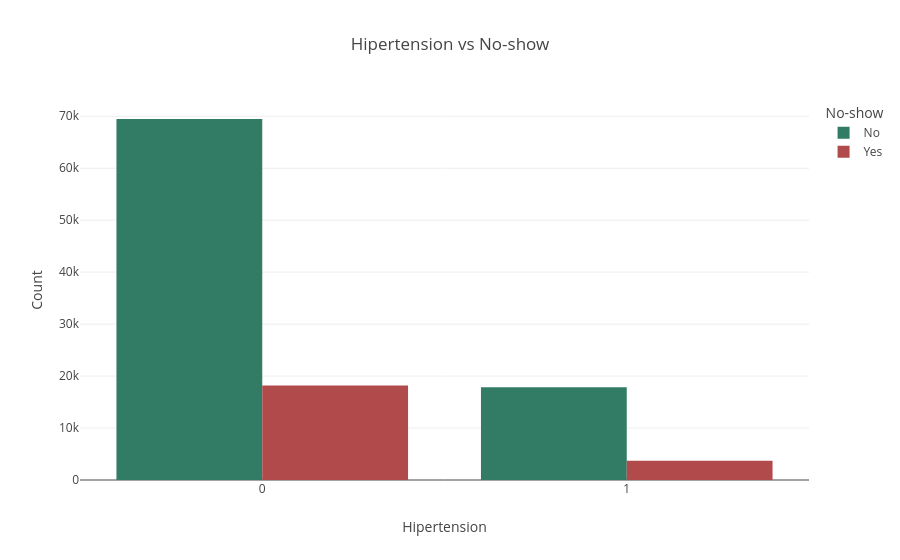
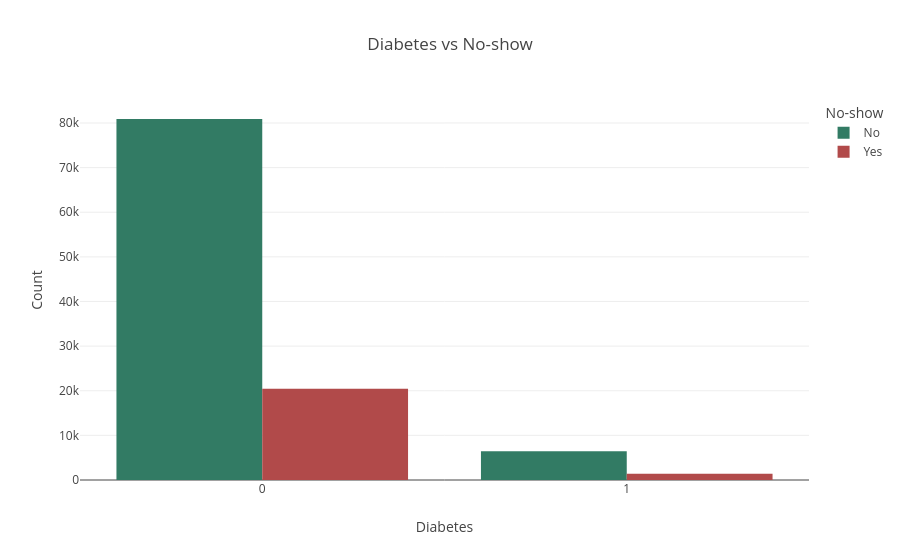
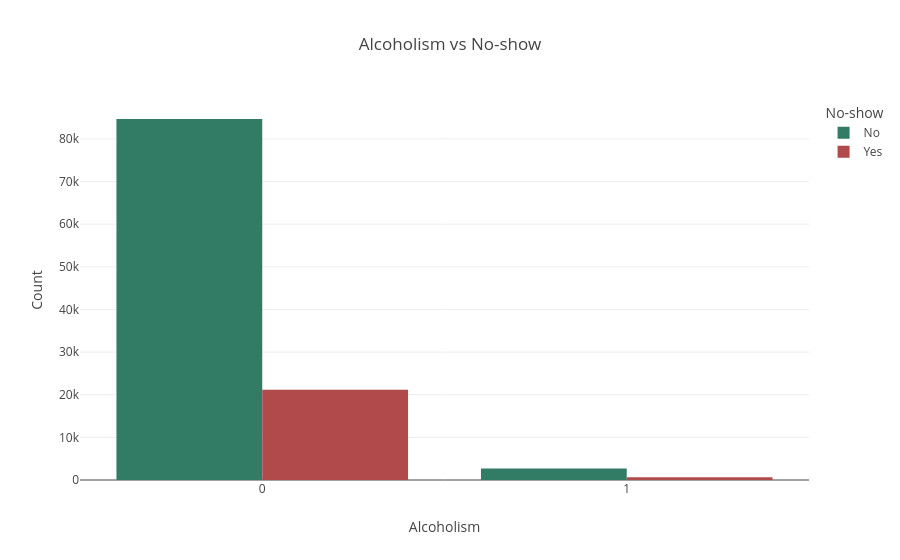
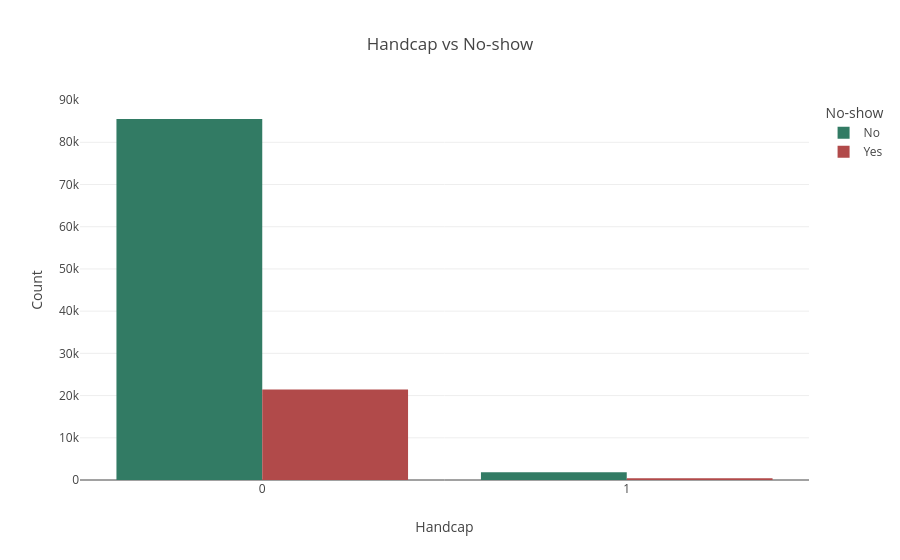

The cell these charts' notebook holds for them, in order:
### Code cell
diseases = ['Hipertension','Diabetes','Alcoholism','Handcap','Scholarship']

for col in diseases:
    fig = px.bar(med.groupby([col,'No-show']).size().reset_index(name='Count'),
                 x=col, y='Count', color='No-show', barmode='group',
                 title=f'{col} vs No-show',color_discrete_sequence=["#327B64","#B14A4A"])
    fig.show()

### Figure 1 — Plotly figure (JSON) as saved in the notebook; plotly's stock layout.template omitted (floating-point values rounded to 4 significant figures)
{"data": [{"alignmentgroup": "True", "hovertemplate": "No-show=No<br>Hipertension=%{x}<br>Count=%{y}<extra></extra>", "legendgroup": "No", "marker": {"color": "#327B64", "pattern": {"shape": ""}}, "name": "No", "offsetgroup": "No", "orientation": "v", "showlegend": true, "textposition": "auto", "type": "bar", "x": [0, 1], "xaxis": "x", "y": [69472, 17859], "yaxis": "y"}, {"alignmentgroup": "True", "hovertemplate": "No-show=Yes<br>Hipertension=%{x}<br>Count=%{y}<extra></extra>", "legendgroup": "Yes", "marker": {"color": "#B14A4A", "pattern": {"shape": ""}}, "name": "Yes", "offsetgroup": "Yes", "orientation": "v", "showlegend": true, "textposition": "auto", "type": "bar", "x": [0, 1], "xaxis": "x", "y": [18163, 3693], "yaxis": "y"}], "layout": {"barmode": "group", "legend": {"title": {"text": "No-show"}, "tracegroupgap": 0}, "title": {"text": "Hipertension vs No-show"}, "xaxis": {"anchor": "y", "domain": [0, 1], "title": {"text": "Hipertension"}}, "yaxis": {"anchor": "x", "domain": [0, 1], "title": {"text": "Count"}}}}

### Figure 2 — Plotly figure (JSON) as saved in the notebook; plotly's stock layout.template omitted (floating-point values rounded to 4 significant figures)
{"data": [{"alignmentgroup": "True", "hovertemplate": "No-show=No<br>Diabetes=%{x}<br>Count=%{y}<extra></extra>", "legendgroup": "No", "marker": {"color": "#327B64", "pattern": {"shape": ""}}, "name": "No", "offsetgroup": "No", "orientation": "v", "showlegend": true, "textposition": "auto", "type": "bar", "x": [0, 1], "xaxis": "x", "y": [80894, 6437], "yaxis": "y"}, {"alignmentgroup": "True", "hovertemplate": "No-show=Yes<br>Diabetes=%{x}<br>Count=%{y}<extra></extra>", "legendgroup": "Yes", "marker": {"color": "#B14A4A", "pattern": {"shape": ""}}, "name": "Yes", "offsetgroup": "Yes", "orientation": "v", "showlegend": true, "textposition": "auto", "type": "bar", "x": [0, 1], "xaxis": "x", "y": [20446, 1410], "yaxis": "y"}], "layout": {"barmode": "group", "legend": {"title": {"text": "No-show"}, "tracegroupgap": 0}, "title": {"text": "Diabetes vs No-show"}, "xaxis": {"anchor": "y", "domain": [0, 1], "title": {"text": "Diabetes"}}, "yaxis": {"anchor": "x", "domain": [0, 1], "title": {"text": "Count"}}}}

### Figure 3 — Plotly figure (JSON) as saved in the notebook; plotly's stock layout.template omitted (floating-point values rounded to 4 significant figures)
{"data": [{"alignmentgroup": "True", "hovertemplate": "No-show=No<br>Alcoholism=%{x}<br>Count=%{y}<extra></extra>", "legendgroup": "No", "marker": {"color": "#327B64", "pattern": {"shape": ""}}, "name": "No", "offsetgroup": "No", "orientation": "v", "showlegend": true, "textposition": "auto", "type": "bar", "x": [0, 1], "xaxis": "x", "y": [84663, 2668], "yaxis": "y"}, {"alignmentgroup": "True", "hovertemplate": "No-show=Yes<br>Alcoholism=%{x}<br>Count=%{y}<extra></extra>", "legendgroup": "Yes", "marker": {"color": "#B14A4A", "pattern": {"shape": ""}}, "name": "Yes", "offsetgroup": "Yes", "orientation": "v", "showlegend": true, "textposition": "auto", "type": "bar", "x": [0, 1], "xaxis": "x", "y": [21194, 662], "yaxis": "y"}], "layout": {"barmode": "group", "legend": {"title": {"text": "No-show"}, "tracegroupgap": 0}, "title": {"text": "Alcoholism vs No-show"}, "xaxis": {"anchor": "y", "domain": [0, 1], "title": {"text": "Alcoholism"}}, "yaxis": {"anchor": "x", "domain": [0, 1], "title": {"text": "Count"}}}}

### Figure 4 — Plotly figure (JSON) as saved in the notebook; plotly's stock layout.template omitted (floating-point values rounded to 4 significant figures)
{"data": [{"alignmentgroup": "True", "hovertemplate": "No-show=No<br>Handcap=%{x}<br>Count=%{y}<extra></extra>", "legendgroup": "No", "marker": {"color": "#327B64", "pattern": {"shape": ""}}, "name": "No", "offsetgroup": "No", "orientation": "v", "showlegend": true, "textposition": "auto", "type": "bar", "x": [0, 1], "xaxis": "x", "y": [85516, 1815], "yaxis": "y"}, {"alignmentgroup": "True", "hovertemplate": "No-show=Yes<br>Handcap=%{x}<br>Count=%{y}<extra></extra>", "legendgroup": "Yes", "marker": {"color": "#B14A4A", "pattern": {"shape": ""}}, "name": "Yes", "offsetgroup": "Yes", "orientation": "v", "showlegend": true, "textposition": "auto", "type": "bar", "x": [0, 1], "xaxis": "x", "y": [21461, 395], "yaxis": "y"}], "layout": {"barmode": "group", "legend": {"title": {"text": "No-show"}, "tracegroupgap": 0}, "title": {"text": "Handcap vs No-show"}, "xaxis": {"anchor": "y", "domain": [0, 1], "title": {"text": "Handcap"}}, "yaxis": {"anchor": "x", "domain": [0, 1], "title": {"text": "Count"}}}}
